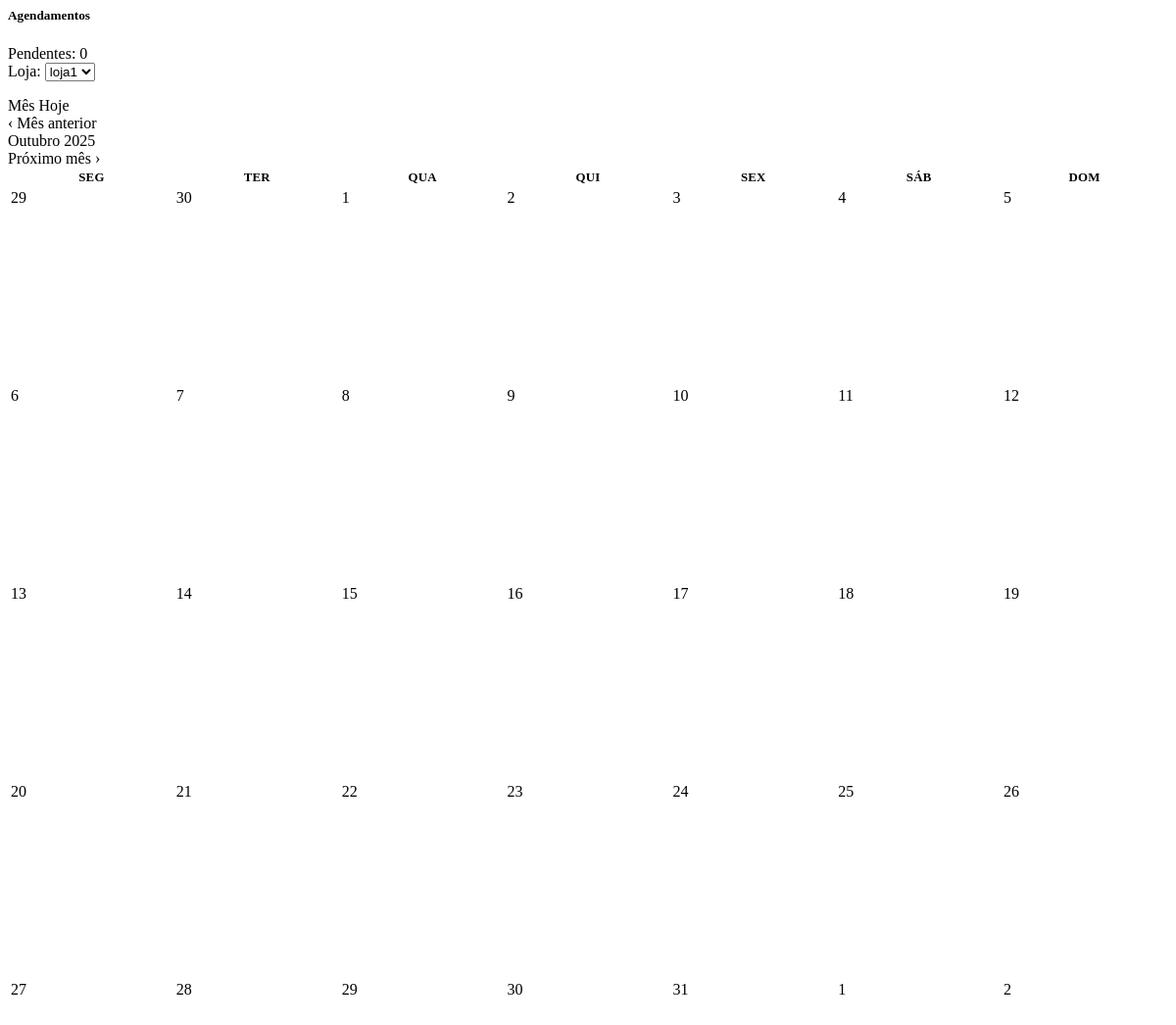
The page /home/agendamentos/ (signed in) on the database as committed earlier.
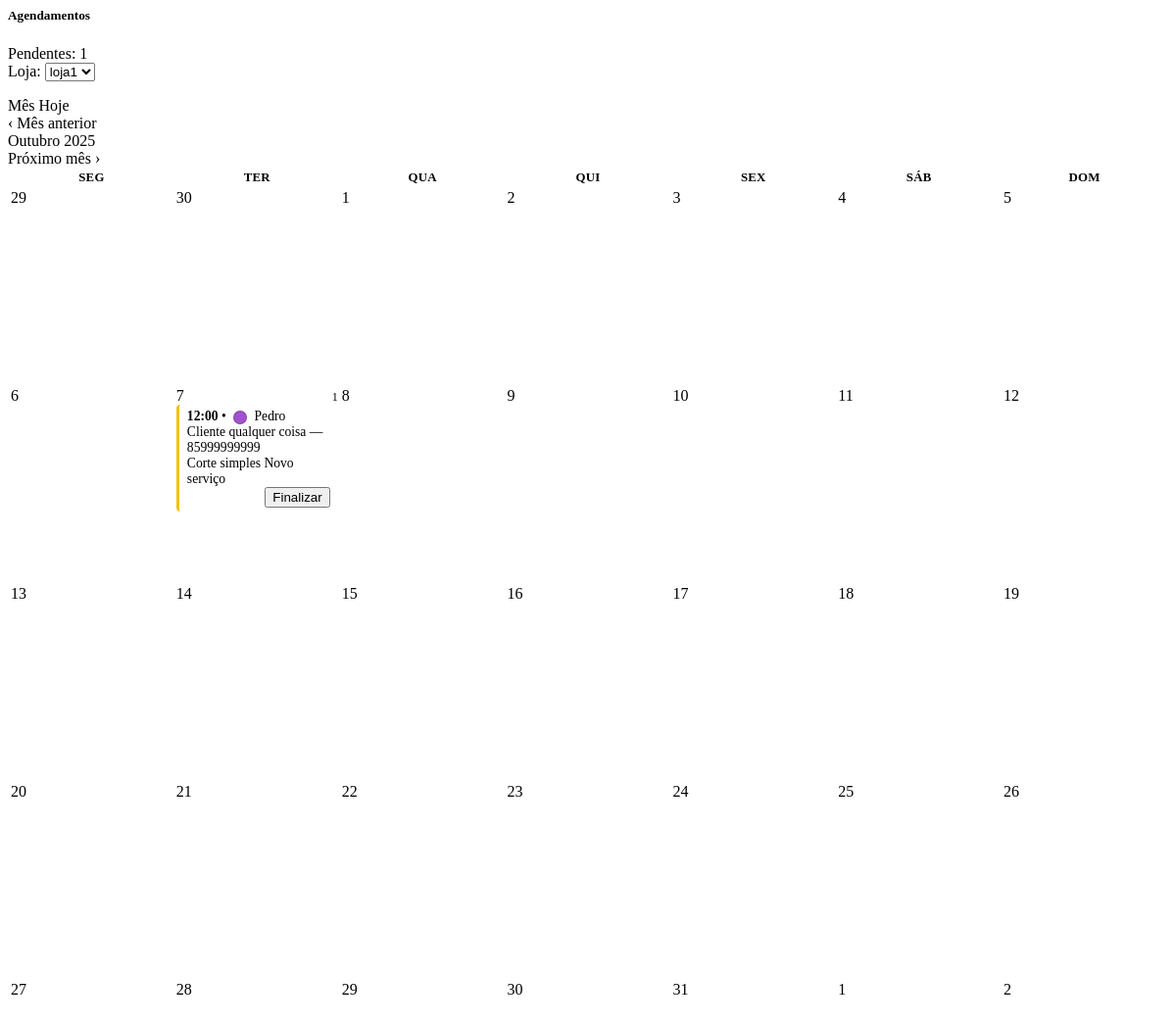
The same page on the database as committed later.
### apps/appointments/models.py (models this page shows, shortened)
class Agendamento(models.Model):
    cliente = models.ForeignKey(
        settings.AUTH_USER_MODEL,
        on_delete=models.CASCADE,
        related_name="agendamentos"
    )
    loja = models.ForeignKey("cadastro.Loja", on_delete=models.CASCADE, related_name="agendamentos")
    funcionario = models.ForeignKey("cadastro.Funcionario", on_delete=models.CASCADE, related_name="agendamentos")
    servicos = models.ManyToManyField("cadastro.Servico", related_name="agendamentos")
    duracao_total_minutos = models.PositiveIntegerField(default=0)
    data = models.DateField()
    hora = models.TimeField()
    criado_em = models.DateTimeField(auto_now_add=True)
    confirmado = models.BooleanField(default=False)
    no_show = models.BooleanField(default=False)
    class FormaPagamento(models.TextChoices):
        PIX = "pix", "PIX"
        DEBITO = "debito", "Débito"
        DINHEIRO = "dinheiro", "Dinheiro"
        CREDITO = "credito", "Cartão de Crédito"
    valor_final = models.DecimalField(
        max_digits=10, decimal_places=2, null=True, blank=True
    )
    teve_desconto = models.BooleanField(default=False)
    forma_pagamento = models.CharField(
        max_length=20, choices=FormaPagamento.choices, blank=True, null=True
    )
    observacao = models.TextField(blank=True)
    finalizado_em = models.DateTimeField(blank=True, null=True)

### apps/cadastro/models.py (models this page shows, shortened)
class Funcionario(models.Model):
    class Cargo(models.TextChoices):
        BARBEIRO = 'barbeiro', 'Barbeiro'
        CABELEIREIRO = 'cabeleireiro', 'Cabeleireiro(a)'
        MANICURE = 'manicure', 'Manicure/Pedicure'
        ESTETICISTA = 'esteticista', 'Esteticista'
        SOMBRANCELHA = 'sobrancelha', 'Designer de Sobrancelha'
        RECEPCAO = 'recepcao', 'Recepção'
        OUTRO = 'outro', 'Outro'
    phone_regex = RegexValidator(
        r'^\+?\d{10,15}$',
        'Informe telefone no formato internacional, ex.: +5585...'
    )
    loja = models.ForeignKey('Loja', on_delete=models.CASCADE, related_name='funcionarios')
    nome = models.CharField(max_length=120)
    cargo = models.CharField(max_length=20, choices=Cargo.choices, default=Cargo.BARBEIRO)
    email = models.EmailField(blank=True, null=True)
    telefone = models.CharField(max_length=17, blank=True, null=True, validators=[phone_regex])
    slug = models.SlugField(max_length=160, blank=True)
    ativo = models.BooleanField(default=True)
    cor_hex = models.CharField(max_length=7, default='#000000', help_text='Cor para exibir no calendário (ex.: #FF0000)')
    criado_em = models.DateTimeField(auto_now_add=True)
    atualizado_em = models.DateTimeField(auto_now=True)
    class Meta:
        verbose_name = 'Funcionário'
        verbose_name_plural = 'Funcionários'
        unique_together = (('loja', 'slug'),)
        ordering = ('nome',)

class Servico(models.Model):
    loja = models.ForeignKey(Loja, on_delete=models.CASCADE, related_name='servicos')
    nome = models.CharField(max_length=160)
    slug = models.SlugField(max_length=180, blank=True)
    descricao = models.TextField(blank=True)
    duracao_minutos = models.PositiveSmallIntegerField(validators=[MinValueValidator(1)], default=30)
    preco = models.DecimalField(max_digits=10, decimal_places=2, validators=[MinValueValidator(0)])
    profissionais = models.ManyToManyField('Funcionario', related_name='servicos', blank=True)
    ativo = models.BooleanField(default=True)
    criado_em = models.DateTimeField(auto_now_add=True)
    atualizado_em = models.DateTimeField(auto_now=True)
    class Meta:
        verbose_name = "Serviço"
        verbose_name_plural = "Serviços"
        ordering = ("nome",)
        unique_together = (("loja", "slug"),)

### apps/accounts/models.py (models this page shows, shortened)
class User(AbstractUser):
    nome = models.CharField(max_length=120, blank=True, null=True)
    sobrenome = models.CharField(max_length=120, blank=True, null=True)
    grupo = models.SlugField(max_length=150, blank=True)  # << slug único para subdomínio
    email = models.EmailField(unique=True)
    is_owner = models.BooleanField(default=False)
    is_client = models.BooleanField(default=False)
    phone_regex = RegexValidator(r"^\+?\d{10,15}$", "Informe telefone no formato internacional, ex.: +5585...")
    phone = models.CharField(max_length=17, blank=True, null=True, validators=[phone_regex])
    full_name = models.CharField(max_length=120, blank=True, null=True)
    USERNAME_FIELD = "email"
    REQUIRED_FIELDS = []
    objects = UserManager()

### apps/accounts/views.py (the view, shortened to what this page needs)
# urls.py: path("home/agendamentos/", views.owner_home_agendamentos, name="owner_home_agendamentos"),
@login_required
@subscription_required
def owner_home_agendamentos(request):
    lojas = request.user.lojas.order_by('nome')
    loja_id = (request.GET.get('loja_filtro') or request.POST.get('loja_filtro') or request.session.get('loja_filtro'))
    loja = lojas.filter(id=loja_id).first() or lojas.first()
    if loja:
        request.session['loja_filtro'] = loja.id
    view_mode = (request.GET.get('view') or request.POST.get('view') or request.session.get('ag_view_mode') or 'month').lower()
    request.session['ag_view_mode'] = view_mode
    try:
        y = int(request.GET.get('y') or request.POST.get('y') or request.session.get('ag_y') or 0)
        m = int(request.GET.get('m') or request.POST.get('m') or request.session.get('ag_m') or 0)
        current = date(y, m, 1) if (y and m) else timezone.localdate().replace(day=1)
    except Exception:
        current = timezone.localdate().replace(day=1)
    request.session['ag_y'] = current.year
    request.session['ag_m'] = current.month
    cal = Calendar(firstweekday=0)  # 0 = segunda
    weeks_dates = cal.monthdatescalendar(current.year, current.month)
    start, end = weeks_dates[0][0], weeks_dates[-1][-1]
    pendentes_qs = (Agendamento.objects
        .filter(loja=loja, data__range=[start, end], confirmado=False, no_show=False)
        .select_related('funcionario','cliente')
        .prefetch_related('servicos')
        .order_by('data','hora'))
    by_day = {}
    for a in pendentes_qs:
        by_day.setdefault(a.data, []).append(a)
    weeks = [[(d, by_day.get(d, [])) for d in week] for week in weeks_dates]
    prev_first = (current.replace(day=1) - timedelta(days=1)).replace(day=1)
    next_first = (current.replace(day=28) + timedelta(days=4)).replace(day=1)
    ctx = {
        'lojas': lojas,
        'loja': loja,
        'view_mode': 'month',
        'weeks': weeks,
        'current': current,
        'today': timezone.localdate(),
        'prev_y': prev_first.year, 'prev_m': prev_first.month,
        'next_y': next_first.year, 'next_m': next_first.month,
        'total_pendentes': pendentes_qs.count(),
    }
    return render(request, 'accounts/partials/owner_home_agendamentos.html', ctx)

### apps/accounts/models.py (called while the page is built)
    def is_active(self) -> bool:
        return timezone.now() <= self.end_date

### apps/accounts/templates/accounts/partials/owner_home_agendamentos.html (shortened to what the changed rows need)
<div id="agendamentos-section"
    data-view-mode="{{ view_mode }}"
    data-current-y="{{ current.year }}"
    data-current-m="{{ current.month }}">
  <div class="d-flex flex-wrap gap-2 justify-content-between align-items-center mb-3">
    <div class="d-flex align-items-center gap-2">
      <h5 class="m-0">Agendamentos</h5>
      <span class="badge bg-warning text-dark">Pendentes: {{ total_pendentes }}</span>
    </div>
  </div>
  {% if view_mode != 'day' %}
    <table class="table table-bordered calendar mb-0">
      <thead class="table-light">
        <tr class="text-center">
          <th class="dow">Seg</th><th class="dow">Ter</th><th class="dow">Qua</th>
          <th class="dow">Qui</th><th class="dow">Sex</th><th class="dow">Sáb</th><th class="dow">Dom</th>
        </tr>
      </thead>
      <tbody>
        {% for week in weeks %}
          <tr>
            {% for day, items in week %}
              <td class="cal-cell {% if day.month != current.month %}muted{% endif %} {% if day == today %}today{% endif %}">
                <div class="cal-dayhead">
                  <span class="fw-semibold">{{ day|date:"j" }}</span>
                  {% if items %}<span class="cal-count badge bg-warning text-dark">{{ items|length }}</span>{% endif %}
                </div>
                {% for a in items %}
                  <div class="evt">
                    <div class="d-flex justify-content-between">
                      <div>
                        <strong>{{ a.hora|time:"H:i" }}</strong> •
                        <span class="flag-dot" style="background-color: {{ a.funcionario.cor_hex|default:'#1E90FF' }};"></span>
                        {{ a.funcionario.nome }}
                      </div>
                    </div>
                    <div class="meta">
                      {{ a.cliente.full_name }}{% if a.cliente.phone %} — {{ a.cliente.phone }}{% endif %}
                    </div>
                    <div class="mt-1 d-flex flex-wrap gap-1">
                      {% for s in a.servicos.all %}
                        <span class="badge text-bg-light">{{ s.nome }}</span>
                      {% empty %}
                        <span class="text-muted small">Sem serviços</span>
                      {% endfor %}
                    </div>
                    <div class="actions mt-1">
                      <button class="btn btn-xs btn-outline-success"
                              data-bs-toggle="modal" data-bs-target="#modalShell"
                              hx-get="{% url 'appointments:finalizar_agendamento' a.pk %}"
                              hx-target="#modalShell .modal-content" hx-swap="innerHTML">
                        Finalizar
                      </button>
                    </div>
                  </div>
                {% endfor %}
              </td>
            {% endfor %}
          </tr>
        {% endfor %}
      </tbody>
    </table>
  {% endif %}
</div>

Rows that differ between the two databases and show on the page:
added Agendamento: day "7", items "1", hora "12:00", funcionario.nome "Pedro", cliente.full_name "Cliente qualquer coisa", cliente.phone "85999999999"
now on this page (row unchanged): Servico: nome "Corte simples"
now on this page (row unchanged): Servico: nome "Novo serviço"
Other text that changed with them:
{{ total_pendentes }}: "0" → "1"
list line gone: "7"
